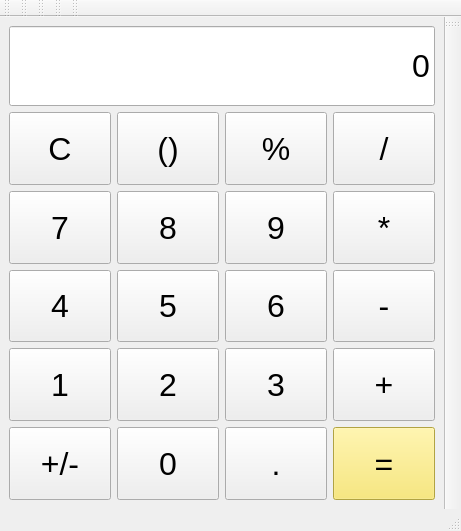
<?xml version="1.0" encoding="UTF-8"?>
<ui version="4.0">
 <class>MainWindow</class>
 <widget class="QMainWindow" name="MainWindow">
  <property name="geometry">
   <rect>
    <x>0</x>
    <y>0</y>
    <width>461</width>
    <height>531</height>
   </rect>
  </property>
  <property name="windowTitle">
   <string>MainWindow</string>
  </property>
  <widget class="QWidget" name="centralwidget">
   <layout class="QGridLayout" name="gridLayout_3">
    <item row="0" column="0">
     <layout class="QVBoxLayout" name="verticalLayout">
      <item>
       <layout class="QGridLayout" name="gridLayout">
        <item row="3" column="1">
         <widget class="QPushButton" name="pushButton_11">
          <property name="sizePolicy">
           <sizepolicy hsizetype="Minimum" vsizetype="Expanding">
            <horstretch>0</horstretch>
            <verstretch>0</verstretch>
           </sizepolicy>
          </property>
          <property name="font">
           <font>
            <pointsize>24</pointsize>
           </font>
          </property>
          <property name="text">
           <string>5</string>
          </property>
         </widget>
        </item>
        <item row="3" column="3">
         <widget class="QPushButton" name="pushButton_16">
          <property name="sizePolicy">
           <sizepolicy hsizetype="Minimum" vsizetype="Expanding">
            <horstretch>0</horstretch>
            <verstretch>0</verstretch>
           </sizepolicy>
          </property>
          <property name="font">
           <font>
            <pointsize>24</pointsize>
           </font>
          </property>
          <property name="text">
           <string>-</string>
          </property>
         </widget>
        </item>
        <item row="2" column="3">
         <widget class="QPushButton" name="pushButton_17">
          <property name="sizePolicy">
           <sizepolicy hsizetype="Minimum" vsizetype="Expanding">
            <horstretch>0</horstretch>
            <verstretch>0</verstretch>
           </sizepolicy>
          </property>
          <property name="font">
           <font>
            <pointsize>24</pointsize>
           </font>
          </property>
          <property name="text">
           <string>*</string>
          </property>
         </widget>
        </item>
        <item row="5" column="3">
         <widget class="QPushButton" name="pushButton_21">
          <property name="sizePolicy">
           <sizepolicy hsizetype="Minimum" vsizetype="Expanding">
            <horstretch>0</horstretch>
            <verstretch>0</verstretch>
           </sizepolicy>
          </property>
          <property name="font">
           <font>
            <pointsize>24</pointsize>
           </font>
          </property>
          <property name="styleSheet">
           <string notr="true">background-color : rgb(248, 228, 92)</string>
          </property>
          <property name="text">
           <string>=</string>
          </property>
         </widget>
        </item>
        <item row="1" column="2">
         <widget class="QPushButton" name="pushButton_5">
          <property name="sizePolicy">
           <sizepolicy hsizetype="Minimum" vsizetype="Expanding">
            <horstretch>0</horstretch>
            <verstretch>0</verstretch>
           </sizepolicy>
          </property>
          <property name="font">
           <font>
            <pointsize>24</pointsize>
           </font>
          </property>
          <property name="text">
           <string>%</string>
          </property>
         </widget>
        </item>
        <item row="3" column="0">
         <widget class="QPushButton" name="pushButton_7">
          <property name="sizePolicy">
           <sizepolicy hsizetype="Minimum" vsizetype="Expanding">
            <horstretch>0</horstretch>
            <verstretch>0</verstretch>
           </sizepolicy>
          </property>
          <property name="font">
           <font>
            <pointsize>24</pointsize>
           </font>
          </property>
          <property name="text">
           <string>4</string>
          </property>
         </widget>
        </item>
        <item row="5" column="1">
         <widget class="QPushButton" name="pushButton_13">
          <property name="sizePolicy">
           <sizepolicy hsizetype="Minimum" vsizetype="Expanding">
            <horstretch>0</horstretch>
            <verstretch>0</verstretch>
           </sizepolicy>
          </property>
          <property name="font">
           <font>
            <pointsize>24</pointsize>
           </font>
          </property>
          <property name="text">
           <string>0</string>
          </property>
         </widget>
        </item>
        <item row="5" column="2">
         <widget class="QPushButton" name="pushButton_20">
          <property name="sizePolicy">
           <sizepolicy hsizetype="Minimum" vsizetype="Expanding">
            <horstretch>0</horstretch>
            <verstretch>0</verstretch>
           </sizepolicy>
          </property>
          <property name="font">
           <font>
            <pointsize>24</pointsize>
           </font>
          </property>
          <property name="text">
           <string>.</string>
          </property>
         </widget>
        </item>
        <item row="1" column="3">
         <widget class="QPushButton" name="pushButton">
          <property name="sizePolicy">
           <sizepolicy hsizetype="Minimum" vsizetype="Expanding">
            <horstretch>0</horstretch>
            <verstretch>0</verstretch>
           </sizepolicy>
          </property>
          <property name="font">
           <font>
            <pointsize>24</pointsize>
           </font>
          </property>
          <property name="text">
           <string>/</string>
          </property>
         </widget>
        </item>
        <item row="4" column="0">
         <widget class="QPushButton" name="pushButton_8">
          <property name="sizePolicy">
           <sizepolicy hsizetype="Minimum" vsizetype="Expanding">
            <horstretch>0</horstretch>
            <verstretch>0</verstretch>
           </sizepolicy>
          </property>
          <property name="font">
           <font>
            <pointsize>24</pointsize>
           </font>
          </property>
          <property name="text">
           <string>1</string>
          </property>
         </widget>
        </item>
        <item row="4" column="2">
         <widget class="QPushButton" name="pushButton_18">
          <property name="sizePolicy">
           <sizepolicy hsizetype="Minimum" vsizetype="Expanding">
            <horstretch>0</horstretch>
            <verstretch>0</verstretch>
           </sizepolicy>
          </property>
          <property name="font">
           <font>
            <pointsize>24</pointsize>
           </font>
          </property>
          <property name="text">
           <string>3</string>
          </property>
         </widget>
        </item>
        <item row="4" column="1">
         <widget class="QPushButton" name="pushButton_12">
          <property name="sizePolicy">
           <sizepolicy hsizetype="Minimum" vsizetype="Expanding">
            <horstretch>0</horstretch>
            <verstretch>0</verstretch>
           </sizepolicy>
          </property>
          <property name="font">
           <font>
            <pointsize>24</pointsize>
           </font>
          </property>
          <property name="text">
           <string>2</string>
          </property>
         </widget>
        </item>
        <item row="2" column="2">
         <widget class="QPushButton" name="pushButton_14">
          <property name="sizePolicy">
           <sizepolicy hsizetype="Minimum" vsizetype="Expanding">
            <horstretch>0</horstretch>
            <verstretch>0</verstretch>
           </sizepolicy>
          </property>
          <property name="font">
           <font>
            <pointsize>24</pointsize>
           </font>
          </property>
          <property name="text">
           <string>9</string>
          </property>
         </widget>
        </item>
        <item row="2" column="1">
         <widget class="QPushButton" name="pushButton_10">
          <property name="sizePolicy">
           <sizepolicy hsizetype="Minimum" vsizetype="Expanding">
            <horstretch>0</horstretch>
            <verstretch>0</verstretch>
           </sizepolicy>
          </property>
          <property name="font">
           <font>
            <pointsize>24</pointsize>
           </font>
          </property>
          <property name="text">
           <string>8</string>
          </property>
         </widget>
        </item>
        <item row="1" column="0">
         <widget class="QPushButton" name="pushButton_3">
          <property name="sizePolicy">
           <sizepolicy hsizetype="Minimum" vsizetype="Expanding">
            <horstretch>0</horstretch>
            <verstretch>0</verstretch>
           </sizepolicy>
          </property>
          <property name="font">
           <font>
            <pointsize>24</pointsize>
           </font>
          </property>
          <property name="text">
           <string>C</string>
          </property>
         </widget>
        </item>
        <item row="5" column="0">
         <widget class="QPushButton" name="pushButton_9">
          <property name="sizePolicy">
           <sizepolicy hsizetype="Minimum" vsizetype="Expanding">
            <horstretch>0</horstretch>
            <verstretch>0</verstretch>
           </sizepolicy>
          </property>
          <property name="font">
           <font>
            <pointsize>24</pointsize>
           </font>
          </property>
          <property name="text">
           <string>+/-</string>
          </property>
         </widget>
        </item>
        <item row="1" column="1">
         <widget class="QPushButton" name="pushButton_4">
          <property name="sizePolicy">
           <sizepolicy hsizetype="Minimum" vsizetype="Expanding">
            <horstretch>0</horstretch>
            <verstretch>0</verstretch>
           </sizepolicy>
          </property>
          <property name="font">
           <font>
            <pointsize>24</pointsize>
           </font>
          </property>
          <property name="text">
           <string>()</string>
          </property>
         </widget>
        </item>
        <item row="4" column="3">
         <widget class="QPushButton" name="pushButton_19">
          <property name="sizePolicy">
           <sizepolicy hsizetype="Minimum" vsizetype="Expanding">
            <horstretch>0</horstretch>
            <verstretch>0</verstretch>
           </sizepolicy>
          </property>
          <property name="font">
           <font>
            <pointsize>24</pointsize>
           </font>
          </property>
          <property name="text">
           <string>+</string>
          </property>
         </widget>
        </item>
        <item row="3" column="2">
         <widget class="QPushButton" name="pushButton_15">
          <property name="sizePolicy">
           <sizepolicy hsizetype="Minimum" vsizetype="Expanding">
            <horstretch>0</horstretch>
            <verstretch>0</verstretch>
           </sizepolicy>
          </property>
          <property name="font">
           <font>
            <pointsize>24</pointsize>
           </font>
          </property>
          <property name="text">
           <string>6</string>
          </property>
         </widget>
        </item>
        <item row="2" column="0">
         <widget class="QPushButton" name="pushButton_6">
          <property name="sizePolicy">
           <sizepolicy hsizetype="Minimum" vsizetype="Expanding">
            <horstretch>0</horstretch>
            <verstretch>0</verstretch>
           </sizepolicy>
          </property>
          <property name="font">
           <font>
            <pointsize>24</pointsize>
           </font>
          </property>
          <property name="text">
           <string>7</string>
          </property>
         </widget>
        </item>
        <item row="0" column="0" colspan="4">
         <widget class="QLineEdit" name="lineEdit">
          <property name="minimumSize">
           <size>
            <width>0</width>
            <height>80</height>
           </size>
          </property>
          <property name="font">
           <font>
            <pointsize>24</pointsize>
           </font>
          </property>
          <property name="text">
           <string>0</string>
          </property>
          <property name="alignment">
           <set>Qt::AlignRight|Qt::AlignTrailing|Qt::AlignVCenter</set>
          </property>
          <property name="placeholderText">
           <string>0</string>
          </property>
         </widget>
        </item>
       </layout>
      </item>
     </layout>
    </item>
   </layout>
  </widget>
  <widget class="QMenuBar" name="menubar">
   <property name="geometry">
    <rect>
     <x>0</x>
     <y>0</y>
     <width>461</width>
     <height>22</height>
    </rect>
   </property>
  </widget>
  <widget class="QStatusBar" name="statusbar"/>
  <widget class="QToolBar" name="toolBar">
   <property name="windowTitle">
    <string>toolBar</string>
   </property>
   <attribute name="toolBarArea">
    <enum>RightToolBarArea</enum>
   </attribute>
   <attribute name="toolBarBreak">
    <bool>false</bool>
   </attribute>
  </widget>
  <widget class="QToolBar" name="toolBar_2">
   <property name="windowTitle">
    <string>toolBar_2</string>
   </property>
   <attribute name="toolBarArea">
    <enum>TopToolBarArea</enum>
   </attribute>
   <attribute name="toolBarBreak">
    <bool>false</bool>
   </attribute>
  </widget>
  <widget class="QToolBar" name="toolBar_3">
   <property name="windowTitle">
    <string>toolBar_3</string>
   </property>
   <attribute name="toolBarArea">
    <enum>TopToolBarArea</enum>
   </attribute>
   <attribute name="toolBarBreak">
    <bool>false</bool>
   </attribute>
  </widget>
  <widget class="QToolBar" name="toolBar_4">
   <property name="windowTitle">
    <string>toolBar_4</string>
   </property>
   <attribute name="toolBarArea">
    <enum>TopToolBarArea</enum>
   </attribute>
   <attribute name="toolBarBreak">
    <bool>false</bool>
   </attribute>
  </widget>
  <widget class="QToolBar" name="toolBar_5">
   <property name="windowTitle">
    <string>toolBar_5</string>
   </property>
   <attribute name="toolBarArea">
    <enum>TopToolBarArea</enum>
   </attribute>
   <attribute name="toolBarBreak">
    <bool>false</bool>
   </attribute>
  </widget>
  <widget class="QToolBar" name="toolBar_6">
   <property name="windowTitle">
    <string>toolBar_6</string>
   </property>
   <attribute name="toolBarArea">
    <enum>TopToolBarArea</enum>
   </attribute>
   <attribute name="toolBarBreak">
    <bool>false</bool>
   </attribute>
  </widget>
 </widget>
 <resources/>
 <connections>
  <connection>
   <sender>pushButton_3</sender>
   <signal>clicked()</signal>
   <receiver>MainWindow</receiver>
   <slot>btn_clear_line()</slot>
   <hints>
    <hint type="sourcelabel">
     <x>50</x>
     <y>165</y>
    </hint>
    <hint type="destinationlabel">
     <x>10</x>
     <y>135</y>
    </hint>
   </hints>
  </connection>
  <connection>
   <sender>pushButton_4</sender>
   <signal>clicked()</signal>
   <receiver>MainWindow</receiver>
   <slot>btn_parenthesis()</slot>
   <hints>
    <hint type="sourcelabel">
     <x>165</x>
     <y>184</y>
    </hint>
    <hint type="destinationlabel">
     <x>112</x>
     <y>175</y>
    </hint>
   </hints>
  </connection>
  <connection>
   <sender>pushButton_5</sender>
   <signal>clicked()</signal>
   <receiver>MainWindow</receiver>
   <slot>btn_percent()</slot>
   <hints>
    <hint type="sourcelabel">
     <x>290</x>
     <y>175</y>
    </hint>
    <hint type="destinationlabel">
     <x>221</x>
     <y>155</y>
    </hint>
   </hints>
  </connection>
  <connection>
   <sender>pushButton</sender>
   <signal>clicked()</signal>
   <receiver>MainWindow</receiver>
   <slot>btn_division()</slot>
   <hints>
    <hint type="sourcelabel">
     <x>379</x>
     <y>156</y>
    </hint>
    <hint type="destinationlabel">
     <x>434</x>
     <y>132</y>
    </hint>
   </hints>
  </connection>
  <connection>
   <sender>pushButton_6</sender>
   <signal>clicked()</signal>
   <receiver>MainWindow</receiver>
   <slot>number_7()</slot>
   <hints>
    <hint type="sourcelabel">
     <x>55</x>
     <y>230</y>
    </hint>
    <hint type="destinationlabel">
     <x>8</x>
     <y>227</y>
    </hint>
   </hints>
  </connection>
  <connection>
   <sender>pushButton_10</sender>
   <signal>clicked()</signal>
   <receiver>MainWindow</receiver>
   <slot>number_8()</slot>
   <hints>
    <hint type="sourcelabel">
     <x>166</x>
     <y>255</y>
    </hint>
    <hint type="destinationlabel">
     <x>116</x>
     <y>207</y>
    </hint>
   </hints>
  </connection>
  <connection>
   <sender>pushButton_14</sender>
   <signal>clicked()</signal>
   <receiver>MainWindow</receiver>
   <slot>number_9()</slot>
   <hints>
    <hint type="sourcelabel">
     <x>277</x>
     <y>237</y>
    </hint>
    <hint type="destinationlabel">
     <x>218</x>
     <y>199</y>
    </hint>
   </hints>
  </connection>
  <connection>
   <sender>pushButton_17</sender>
   <signal>clicked()</signal>
   <receiver>MainWindow</receiver>
   <slot>btn_multiplication()</slot>
   <hints>
    <hint type="sourcelabel">
     <x>361</x>
     <y>224</y>
    </hint>
    <hint type="destinationlabel">
     <x>435</x>
     <y>206</y>
    </hint>
   </hints>
  </connection>
  <connection>
   <sender>pushButton_7</sender>
   <signal>clicked()</signal>
   <receiver>MainWindow</receiver>
   <slot>number_4()</slot>
   <hints>
    <hint type="sourcelabel">
     <x>51</x>
     <y>316</y>
    </hint>
    <hint type="destinationlabel">
     <x>6</x>
     <y>304</y>
    </hint>
   </hints>
  </connection>
  <connection>
   <sender>pushButton_11</sender>
   <signal>clicked()</signal>
   <receiver>MainWindow</receiver>
   <slot>number_5()</slot>
   <hints>
    <hint type="sourcelabel">
     <x>191</x>
     <y>312</y>
    </hint>
    <hint type="destinationlabel">
     <x>222</x>
     <y>279</y>
    </hint>
   </hints>
  </connection>
  <connection>
   <sender>pushButton_15</sender>
   <signal>clicked()</signal>
   <receiver>MainWindow</receiver>
   <slot>number_6()</slot>
   <hints>
    <hint type="sourcelabel">
     <x>283</x>
     <y>303</y>
    </hint>
    <hint type="destinationlabel">
     <x>328</x>
     <y>284</y>
    </hint>
   </hints>
  </connection>
  <connection>
   <sender>pushButton_16</sender>
   <signal>clicked()</signal>
   <receiver>MainWindow</receiver>
   <slot>btn_minus()</slot>
   <hints>
    <hint type="sourcelabel">
     <x>407</x>
     <y>325</y>
    </hint>
    <hint type="destinationlabel">
     <x>435</x>
     <y>273</y>
    </hint>
   </hints>
  </connection>
  <connection>
   <sender>pushButton_8</sender>
   <signal>clicked()</signal>
   <receiver>MainWindow</receiver>
   <slot>number_1()</slot>
   <hints>
    <hint type="sourcelabel">
     <x>29</x>
     <y>378</y>
    </hint>
    <hint type="destinationlabel">
     <x>3</x>
     <y>360</y>
    </hint>
   </hints>
  </connection>
  <connection>
   <sender>pushButton_12</sender>
   <signal>clicked()</signal>
   <receiver>MainWindow</receiver>
   <slot>number_2()</slot>
   <hints>
    <hint type="sourcelabel">
     <x>146</x>
     <y>367</y>
    </hint>
    <hint type="destinationlabel">
     <x>115</x>
     <y>361</y>
    </hint>
   </hints>
  </connection>
  <connection>
   <sender>pushButton_18</sender>
   <signal>clicked()</signal>
   <receiver>MainWindow</receiver>
   <slot>number_3()</slot>
   <hints>
    <hint type="sourcelabel">
     <x>249</x>
     <y>384</y>
    </hint>
    <hint type="destinationlabel">
     <x>219</x>
     <y>352</y>
    </hint>
   </hints>
  </connection>
  <connection>
   <sender>pushButton_19</sender>
   <signal>clicked()</signal>
   <receiver>MainWindow</receiver>
   <slot>btn_plus()</slot>
   <hints>
    <hint type="sourcelabel">
     <x>344</x>
     <y>392</y>
    </hint>
    <hint type="destinationlabel">
     <x>329</x>
     <y>354</y>
    </hint>
   </hints>
  </connection>
  <connection>
   <sender>pushButton_9</sender>
   <signal>clicked()</signal>
   <receiver>MainWindow</receiver>
   <slot>btn_abs()</slot>
   <hints>
    <hint type="sourcelabel">
     <x>39</x>
     <y>446</y>
    </hint>
    <hint type="destinationlabel">
     <x>6</x>
     <y>442</y>
    </hint>
   </hints>
  </connection>
  <connection>
   <sender>pushButton_13</sender>
   <signal>clicked()</signal>
   <receiver>MainWindow</receiver>
   <slot>number_0()</slot>
   <hints>
    <hint type="sourcelabel">
     <x>149</x>
     <y>468</y>
    </hint>
    <hint type="destinationlabel">
     <x>113</x>
     <y>433</y>
    </hint>
   </hints>
  </connection>
  <connection>
   <sender>pushButton_20</sender>
   <signal>clicked()</signal>
   <receiver>MainWindow</receiver>
   <slot>btn_point()</slot>
   <hints>
    <hint type="sourcelabel">
     <x>250</x>
     <y>456</y>
    </hint>
    <hint type="destinationlabel">
     <x>222</x>
     <y>424</y>
    </hint>
   </hints>
  </connection>
  <connection>
   <sender>pushButton_21</sender>
   <signal>clicked()</signal>
   <receiver>MainWindow</receiver>
   <slot>btn_result()</slot>
   <hints>
    <hint type="sourcelabel">
     <x>338</x>
     <y>444</y>
    </hint>
    <hint type="destinationlabel">
     <x>330</x>
     <y>430</y>
    </hint>
   </hints>
  </connection>
 </connections>
 <slots>
  <slot>number_1()</slot>
  <slot>number_2()</slot>
  <slot>number_3()</slot>
  <slot>number_4()</slot>
  <slot>number_5()</slot>
  <slot>number_6()</slot>
  <slot>number_7()</slot>
  <slot>number_8()</slot>
  <slot>number_9()</slot>
  <slot>number_0()</slot>
  <slot>btn_clear_line()</slot>
  <slot>btn_parenthesis()</slot>
  <slot>btn_division()</slot>
  <slot>btn_multiplication()</slot>
  <slot>btn_minus()</slot>
  <slot>btn_plus()</slot>
  <slot>btn_result()</slot>
  <slot>btn_point()</slot>
  <slot>btn_abs()</slot>
  <slot>btn_percent()</slot>
 </slots>
</ui>
